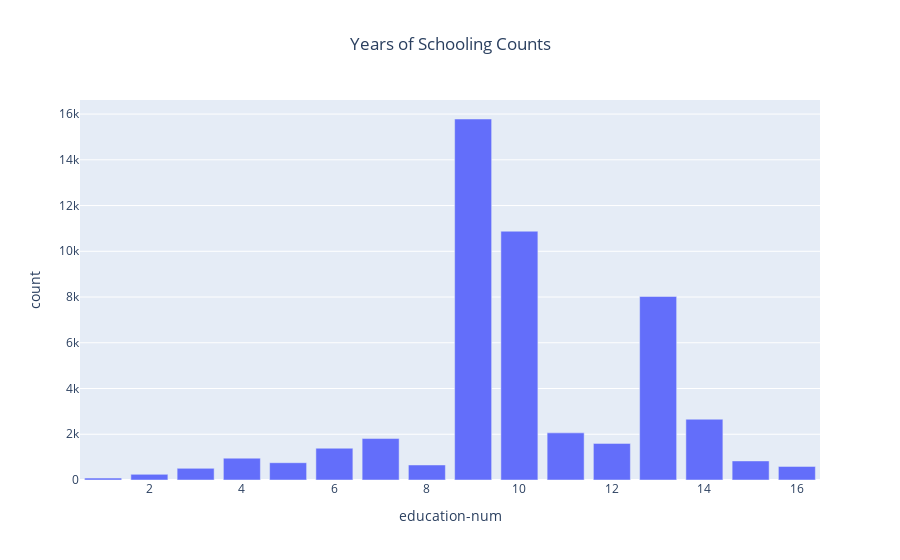

Notebook code for this chart:
### Code cell
edu_bar = px.bar(edu_num_counts, x = 'education-num', y = 'count', title = 'Years of Schooling Counts')
edu_bar.update_layout(title_x = 0.5)

### Figure 1 — Plotly figure (JSON) as saved in the notebook; plotly's stock layout.template omitted (floating-point values rounded to 4 significant figures)
{"data": [{"alignmentgroup": "True", "hovertemplate": "education-num=%{x}<br>count=%{y}<extra></extra>", "legendgroup": "", "marker": {"color": "#636efa", "pattern": {"shape": ""}}, "name": "", "offsetgroup": "", "orientation": "v", "showlegend": false, "textposition": "auto", "type": "bar", "x": [1, 2, 3, 4, 5, 6, 7, 8, 9, 10, 11, 12, 13, 14, 15, 16], "xaxis": "x", "y": [83, 247, 509, 955, 756, 1389, 1812, 657, 15784, 10878, 2061, 1601, 8025, 2657, 834, 594], "yaxis": "y"}], "layout": {"autosize": true, "barmode": "relative", "legend": {"tracegroupgap": 0}, "title": {"text": "Years of Schooling Counts", "x": 0.5}, "xaxis": {"anchor": "y", "autorange": true, "domain": [0, 1], "range": [0.5, 16.5], "title": {"text": "education-num"}, "type": "linear"}, "yaxis": {"anchor": "x", "autorange": true, "domain": [0, 1], "range": [0, 16610.0], "title": {"text": "count"}, "type": "linear"}}}
